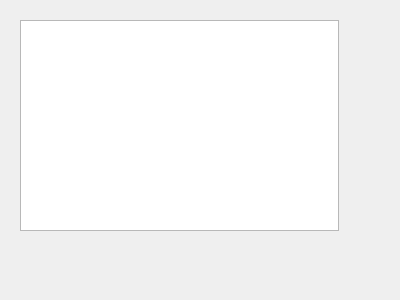
<?xml version="1.0" encoding="UTF-8"?>
<ui version="4.0">
 <class>AccountLedgerView</class>
 <widget class="QWidget" name="AccountLedgerView">
  <property name="geometry">
   <rect>
    <x>0</x>
    <y>0</y>
    <width>400</width>
    <height>300</height>
   </rect>
  </property>
  <property name="windowTitle">
   <string>Form</string>
  </property>
  <widget class="QTableWidget" name="tableWidget">
   <property name="geometry">
    <rect>
     <x>20</x>
     <y>20</y>
     <width>319</width>
     <height>211</height>
    </rect>
   </property>
  </widget>
 </widget>
 <resources/>
 <connections/>
</ui>
